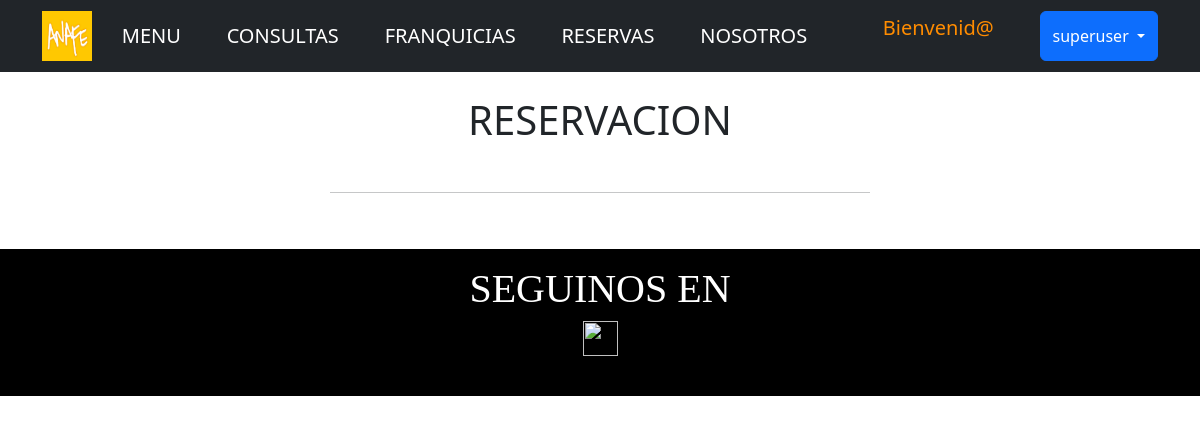
The app's page /App_Resto/reserva-listar/ (signed in), older data.
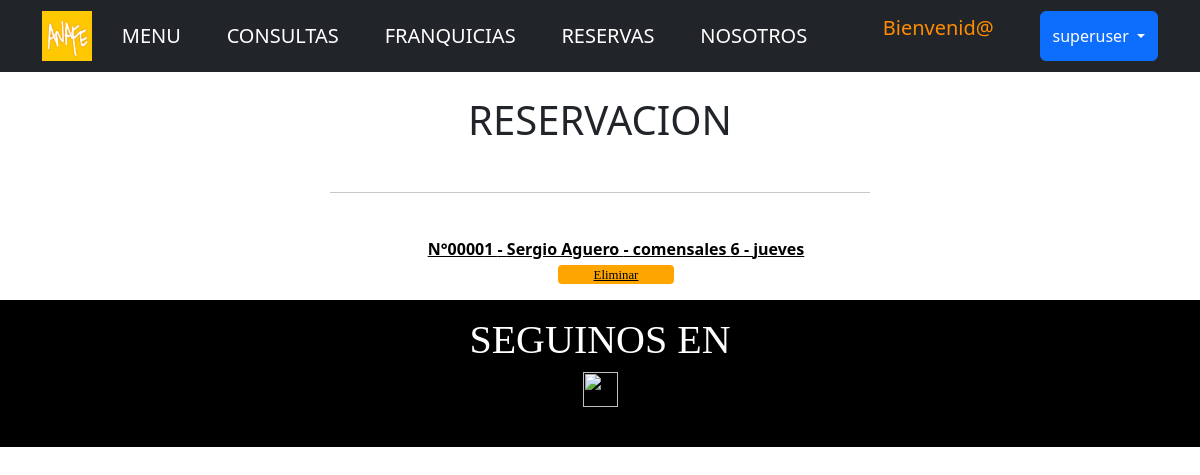
The same page, newer data.
### App_Resto/models.py (models this page shows, shortened)
class Reservas(models.Model):
    horarios_=(
        ("20:00","8:00PM"),
        ("21:00","9:00PM"),
        ("22:00","10:00PM"),
        ("23:00","11:00PM"),
        ("24:00","12:00PM"),
    )
    dias_=(
        ("lunes","Lunes"),
        ("martes","Martes"),
        ("miercoles","Miercoles"),
        ("jueves","Jueves"),
        ("viernes","Viernes"),
        ("sabado","Sabado"),
        ("domingo","Domingo")
    )
    nombre = models.CharField(max_length=50)
    email = models.EmailField()
    telefono = models.IntegerField()
    numero_personas= models.IntegerField()
    dia = models.CharField(choices=dias_,max_length=9)
    horario = models.CharField(max_length=7, choices=horarios_)
    class Meta:
        verbose_name = "Reserva"
        verbose_name_plural = "Reservas"

### App_Resto/views.py (the view)
# urls.py: path('reserva-listar/', reservaListView.as_view(), name="ReservaListar"),
class reservaListView(LoginRequiredMixin, ListView):
    model = Reservas
    template_name = "reserva-listar.html"

### App_Resto/templates/reserva-listar.html (shortened to what this page needs)
{% extends 'padre.html' %}
{% load static %}
{% block bloqueQueCambia %}
<html>
        <head>
        </head>
        <body>
            <div>
                <br>
            <center><h1>RESERVACION</h1></center>
                <br>
                <center><hr width="45%" color="black"  /></center>
                <br>
                <ul style="line-height: 0;">
                {% for reserva in object_list %}
            <div><p style="line-height: 1">
                <center><a href= "{% url 'ReservaDetallar' reserva.id %}"><spam style="font-weight: bold;">N°0000{{reserva.id}} - {{reserva.nombre}} - comensales {{reserva.numero_personas}} - {{reserva.dia}}</spam></a>
                </p>
                <button style="font-size: 80%; width: 10%; height: 3ch;" >
                    <a href="{% url 'ReservaEliminar' reserva.id %}">Eliminar</a>
                </button>
            </div>
                {% endfor %}
                </ul>
        </body>
{% endblock bloqueQueCambia %}

Row changes from the older to the newer data that the page shows:
added Reservas: id "1", nombre "Sergio Aguero", numero_personas "6", dia "jueves"
